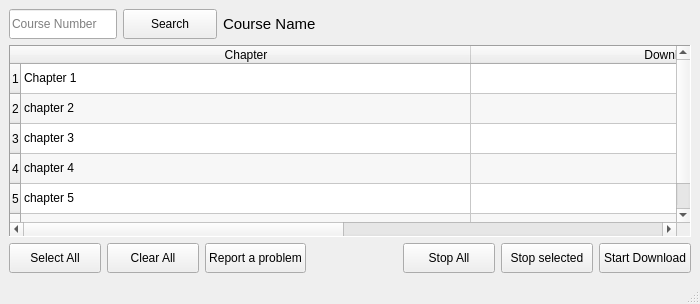
<?xml version="1.0" encoding="UTF-8"?>
<ui version="4.0">
 <class>MainWindow</class>
 <widget class="QMainWindow" name="MainWindow">
  <property name="sizePolicy">
   <sizepolicy hsizetype="Expanding" vsizetype="Expanding">
    <horstretch>0</horstretch>
    <verstretch>0</verstretch>
   </sizepolicy>
  </property>
  <property name="minimumSize">
   <size>
    <width>700</width>
    <height>300</height>
   </size>
  </property>
  <property name="maximumSize">
   <size>
    <width>16777215</width>
    <height>16777215</height>
   </size>
  </property>
  <property name="windowTitle">
   <string>MainWindow</string>
  </property>
  <widget class="QWidget" name="centralwidget">
   <layout class="QGridLayout" name="gridLayout">
    <item row="2" column="0" colspan="7">
     <layout class="QHBoxLayout" name="horizontalLayout_3">
      <property name="sizeConstraint">
       <enum>QLayout::SetNoConstraint</enum>
      </property>
      <item>
       <widget class="QPushButton" name="selectAllBtn">
        <property name="sizePolicy">
         <sizepolicy hsizetype="Expanding" vsizetype="Fixed">
          <horstretch>0</horstretch>
          <verstretch>0</verstretch>
         </sizepolicy>
        </property>
        <property name="minimumSize">
         <size>
          <width>0</width>
          <height>30</height>
         </size>
        </property>
        <property name="text">
         <string>Select All</string>
        </property>
       </widget>
      </item>
      <item>
       <widget class="QPushButton" name="clearAllBtn">
        <property name="sizePolicy">
         <sizepolicy hsizetype="Expanding" vsizetype="Fixed">
          <horstretch>0</horstretch>
          <verstretch>0</verstretch>
         </sizepolicy>
        </property>
        <property name="minimumSize">
         <size>
          <width>0</width>
          <height>30</height>
         </size>
        </property>
        <property name="text">
         <string>Clear All</string>
        </property>
       </widget>
      </item>
      <item>
       <widget class="QPushButton" name="reportBtn">
        <property name="sizePolicy">
         <sizepolicy hsizetype="Expanding" vsizetype="Fixed">
          <horstretch>0</horstretch>
          <verstretch>0</verstretch>
         </sizepolicy>
        </property>
        <property name="minimumSize">
         <size>
          <width>0</width>
          <height>30</height>
         </size>
        </property>
        <property name="text">
         <string>Report a problem</string>
        </property>
       </widget>
      </item>
      <item>
       <spacer name="horizontalSpacer">
        <property name="orientation">
         <enum>Qt::Horizontal</enum>
        </property>
        <property name="sizeHint" stdset="0">
         <size>
          <width>40</width>
          <height>20</height>
         </size>
        </property>
       </spacer>
      </item>
      <item>
       <widget class="QPushButton" name="stopBtn">
        <property name="sizePolicy">
         <sizepolicy hsizetype="Expanding" vsizetype="Fixed">
          <horstretch>0</horstretch>
          <verstretch>0</verstretch>
         </sizepolicy>
        </property>
        <property name="minimumSize">
         <size>
          <width>0</width>
          <height>30</height>
         </size>
        </property>
        <property name="autoFillBackground">
         <bool>false</bool>
        </property>
        <property name="text">
         <string>Stop All</string>
        </property>
       </widget>
      </item>
      <item>
       <widget class="QPushButton" name="pauseBtn">
        <property name="sizePolicy">
         <sizepolicy hsizetype="Expanding" vsizetype="Fixed">
          <horstretch>0</horstretch>
          <verstretch>0</verstretch>
         </sizepolicy>
        </property>
        <property name="minimumSize">
         <size>
          <width>0</width>
          <height>30</height>
         </size>
        </property>
        <property name="text">
         <string>Stop selected</string>
        </property>
       </widget>
      </item>
      <item>
       <widget class="QPushButton" name="downloadBtn">
        <property name="sizePolicy">
         <sizepolicy hsizetype="Expanding" vsizetype="Fixed">
          <horstretch>0</horstretch>
          <verstretch>0</verstretch>
         </sizepolicy>
        </property>
        <property name="minimumSize">
         <size>
          <width>0</width>
          <height>30</height>
         </size>
        </property>
        <property name="text">
         <string>Start Download</string>
        </property>
       </widget>
      </item>
     </layout>
    </item>
    <item row="1" column="0" colspan="7">
     <widget class="QTableWidget" name="chapterTable">
      <property name="minimumSize">
       <size>
        <width>300</width>
        <height>120</height>
       </size>
      </property>
      <property name="autoFillBackground">
       <bool>true</bool>
      </property>
      <property name="frameShape">
       <enum>QFrame::Panel</enum>
      </property>
      <property name="editTriggers">
       <set>QAbstractItemView::NoEditTriggers</set>
      </property>
      <property name="alternatingRowColors">
       <bool>true</bool>
      </property>
      <property name="selectionMode">
       <enum>QAbstractItemView::MultiSelection</enum>
      </property>
      <property name="selectionBehavior">
       <enum>QAbstractItemView::SelectItems</enum>
      </property>
      <property name="textElideMode">
       <enum>Qt::ElideNone</enum>
      </property>
      <attribute name="horizontalHeaderCascadingSectionResizes">
       <bool>false</bool>
      </attribute>
      <attribute name="horizontalHeaderDefaultSectionSize">
       <number>450</number>
      </attribute>
      <attribute name="horizontalHeaderStretchLastSection">
       <bool>true</bool>
      </attribute>
      <row>
       <property name="text">
        <string>1</string>
       </property>
      </row>
      <row>
       <property name="text">
        <string>2</string>
       </property>
      </row>
      <row>
       <property name="text">
        <string>3</string>
       </property>
      </row>
      <row>
       <property name="text">
        <string>4</string>
       </property>
      </row>
      <row>
       <property name="text">
        <string>5</string>
       </property>
      </row>
      <row>
       <property name="text">
        <string>6</string>
       </property>
      </row>
      <column>
       <property name="text">
        <string>Chapter</string>
       </property>
      </column>
      <column>
       <property name="text">
        <string>Download progress</string>
       </property>
      </column>
      <item row="0" column="0">
       <property name="text">
        <string>Chapter 1</string>
       </property>
      </item>
      <item row="1" column="0">
       <property name="text">
        <string>chapter 2</string>
       </property>
      </item>
      <item row="2" column="0">
       <property name="text">
        <string>chapter 3</string>
       </property>
      </item>
      <item row="3" column="0">
       <property name="text">
        <string>chapter 4</string>
       </property>
      </item>
      <item row="4" column="0">
       <property name="text">
        <string>chapter 5</string>
       </property>
      </item>
      <item row="5" column="0">
       <property name="text">
        <string>chapter 6</string>
       </property>
      </item>
     </widget>
    </item>
    <item row="0" column="0">
     <widget class="QLineEdit" name="courseNo">
      <property name="sizePolicy">
       <sizepolicy hsizetype="Preferred" vsizetype="Fixed">
        <horstretch>0</horstretch>
        <verstretch>0</verstretch>
       </sizepolicy>
      </property>
      <property name="minimumSize">
       <size>
        <width>0</width>
        <height>30</height>
       </size>
      </property>
      <property name="inputMask">
       <string/>
      </property>
      <property name="maxLength">
       <number>9</number>
      </property>
      <property name="placeholderText">
       <string>Course Number</string>
      </property>
     </widget>
    </item>
    <item row="0" column="1">
     <widget class="QPushButton" name="searchBtn">
      <property name="minimumSize">
       <size>
        <width>0</width>
        <height>30</height>
       </size>
      </property>
      <property name="text">
       <string>Search</string>
      </property>
     </widget>
    </item>
    <item row="0" column="2" colspan="5">
     <widget class="QLabel" name="courseNameLabel">
      <property name="sizePolicy">
       <sizepolicy hsizetype="Expanding" vsizetype="Fixed">
        <horstretch>0</horstretch>
        <verstretch>0</verstretch>
       </sizepolicy>
      </property>
      <property name="minimumSize">
       <size>
        <width>0</width>
        <height>30</height>
       </size>
      </property>
      <property name="font">
       <font>
        <pointsize>11</pointsize>
       </font>
      </property>
      <property name="text">
       <string>Course Name</string>
      </property>
     </widget>
    </item>
   </layout>
  </widget>
  <widget class="QStatusBar" name="statusbar"/>
 </widget>
 <resources/>
 <connections/>
</ui>
